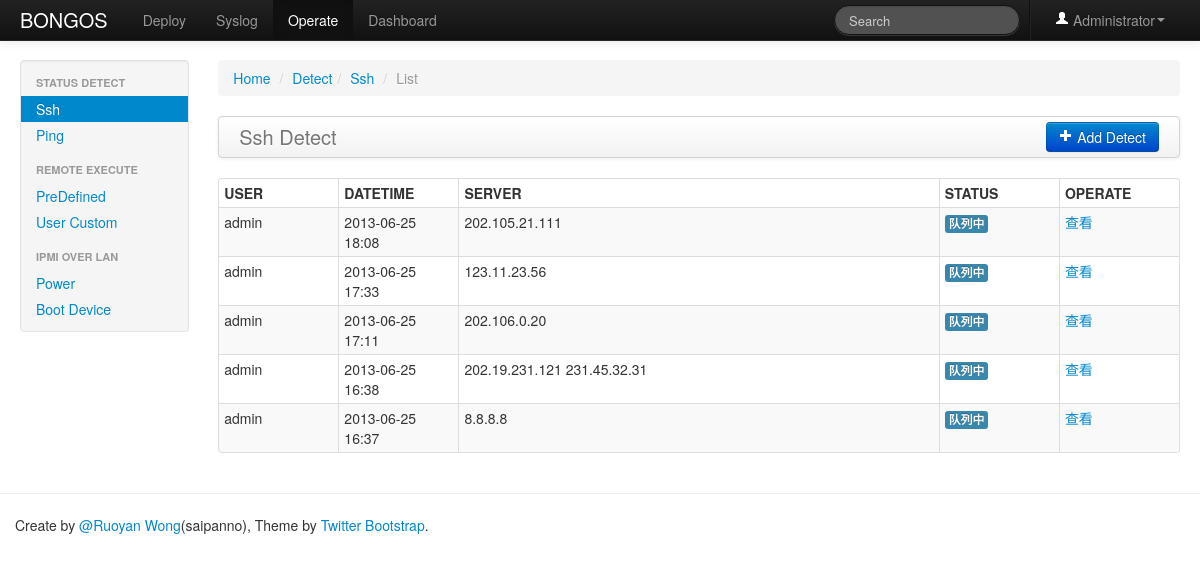
Screenshot of /operate/Ssh/list (signed in) with the database file from the repository.
### web/user/models.py (models this page shows, shortened)
class User(db.Model):
    __tablename__ = 'new_user_lists'
    id = db.Column(db.Integer, primary_key=True)
    email = db.Column(db.UnicodeText, unique=True)
    username = db.Column(db.UnicodeText)
    password = db.Column(db.UnicodeText)

### web/operate/models.py (models this page shows, shortened)
class OperateDb(db.Model):
    __tablename__ = app.config['OPERATE_LISTS']
    id = db.Column(db.Integer, primary_key=True)
    author = db.Column(db.UnicodeText, nullable=False)
    datetime = db.Column(db.String, nullable=False)
    operate_type = db.Column(db.Integer, nullable=False)
    server_list = db.Column(db.UnicodeText, nullable=False)
    template_script = db.Column(db.UnicodeText, nullable=False)
    template_vars = db.Column(db.UnicodeText, nullable=False)
    ssh_config = db.Column(db.Integer, nullable=False)
    status = db.Column(db.UnicodeText, nullable=False)
    result = db.Column(db.UnicodeText, nullable=False)

### web/operate/controlers.py (the view)
@operate.route('/operate/<operate_type>/list')
@login_required
def list_operate_ctrl(operate_type):
    executes = OperateDb.query.filter_by(operate_type=operate_type).order_by(desc(OperateDb.id)).all()
    return render_template('operate/list_operate.html', executes=executes, operate_type=operate_type)

### web/extensions.py (called while the page is built)
@login_manager.user_loader
def load_user(user_id):
    return User.query.get(user_id)

### web/templates/operate/list_operate.html (shortened to what this page needs)
{% extends "operate/operate_base.html" %}
{% import "macro.html" as ext %}
{% if operate_type == 'Ssh' %}
    {% set operate_title = 'Detect' %}
    {% set operate_create_url = url_for('operate.create_ssh_detect_ctrl') %}
{% elif operate_type == 'Ping' %}
    {% set operate_title = 'Detect' %}
    {% set operate_create_url = url_for('create_ping_detect_ctrl') %}
{% elif operate_type == 'Custom' %}
    {% set operate_title = 'Execute' %}
    {% set operate_create_url = url_for('create_custom_execute_ctrl') %}
{% elif operate_type == 'PreDefined' %}
    {% set operate_title = 'Execute' %}
    {% set operate_create_url = url_for('create_predefined_execute_ctrl') %}
{% endif %}
{% block active_operate_ssh %}{% if operate_type == 'Ssh' %}active{% endif %}{% endblock %}
{% block active_operate_ping %}{% if operate_type == 'Ping' %}active{% endif %}{% endblock %}
{% block active_operate_custom %}{% if operate_type == 'Custom' %}active{% endif %}{% endblock %}
{% block active_operate_predefined %}{% if operate_type == 'PreDefined' %}active{% endif %}{% endblock %}
{% block main %}
    <div class="span10">
        <ul class="breadcrumb">
            <li><a href="/">Home</a> <span class="divider">/</span></li>
            <li><a href="#">{{ operate_title }}</a><span class="divider">/</span></li>
            <li><a href="#">{{ operate_type }}</a> <span class="divider">/</span></li>
            <li class="active">List</li>
        </ul>
        <div class="navbar">
            <div class="navbar-inner">
                <a class="brand" href="#">{{ operate_type }} {{ operate_title }}</a>
                <div class="btn-group pull-right">
                    <a href="{{ operate_create_url }}" class="btn btn-primary"><i class="icon-plus icon-white"></i> Add {{ operate_title }}</a>
                </div>
            </div>
        </div>
        <table class="table table-hover table-bordered table-condensed table-striped">
            <thead>
            <tr>
                <th>USER</th>
                <th>DATETIME</th>
                <th>SERVER</th>
                <th>STATUS</th>
                <th>OPERATE</th>
            </tr>
            </thead>
            <tbody>
            {% for execute in executes %}
            <tr>
                <td style="width: 10%">{{ execute.author }}</td>
                <td style="width: 10%">{{ execute.datetime }}</td>
                <td style="width: 40%">{{ execute.server_list }}</td>
                <td style="width: 10%">{{ ext.get_operate_status(execute.status) }}</td>
                <td style="width: 10%"><a href="{{ url_for('operate.show_operate_ctrl', operate_id=execute.id)}}">查看</a></td>
            </tr>
            {% endfor %}
            </tbody>
        </table>
    </div>
{% endblock %}

### web/templates/macro.html (shortened to what this page needs)
{% macro get_operate_status(status)  -%}
    {% if status == '0' %}
        <span class="label label-info">队列中</span>
    {% elif status == '1' %}
        <span class="label label-success">已完成</span>
    {% elif status == '2' %}
        <span class="label label-important">内部错误</span>
    {% elif status == '5' %}
        <span class="label">执行中</span>
    {% else %}
        <span class="label label-important">异常结果</span>
    {% endif %}
{%- endmacro %}

### web/templates/index.html (shortened to what this page needs)
{% extends "header.html" %}
{% import "macro.html" as ext %}
{% block body %}
    <div class="navbar navbar-inverse navbar-fixed-top">
        <div class="navbar-inner">
            <div class="container-fluid">
                <a class="brand" href="{{ url_for('user.index_ctrl') }}">BONGOS</a>
                <ul class="nav">
                    <li class="{% block active_deploy %}{% endblock %}"><a href="#">Deploy</a></li>
                    <li class="{% block active_syslog %}{% endblock %}"><a href="#">Syslog</a></li>
                    <li class="{% block active_operate %}{% endblock %}"><a href="{{ url_for("operate.list_operate_ctrl", operate_type='Ssh') }}">Operate</a></li>
                    <li class="{% block active_dashboard %}{% endblock %}"><a href="{{ url_for("dashboard.list_user_ctrl") }}">Dashboard</a></li>
                </ul>
                <ul class="nav pull-right">
                    <li class="divider-vertical"></li>
                    <li class="dropdown"><a href="#" class="dropdown-toggle" data-toggle="dropdown"><i class="icon-user icon-white"></i> {{ current_user.username }}<b class="caret"></b></a>
                    </li>
                </ul>
                <form class="navbar-search pull-right" action="">
                    <input class="search-query span2" placeholder="Search" type="text">
                </form>
            </div>
        </div>
    </div>
    <div class="container-fluid">
        <div class="row-fluid">
            {% block sidebar %}
            {% endblock %}
            {% block main %}{% endblock %}
        </div>
    </div>
{% endblock %}

### web/templates/index.html (style rules this page uses)
body { padding-top: 60px; padding-bottom: 40px; }

### rows the page displays
User: username "Administrator"
OperateDb: author "admin", datetime "2013-06-25 18:08", server_list "202.105.21.111"
OperateDb: author "admin", datetime "2013-06-25 17:33", server_list "123.11.23.56"
OperateDb: author "admin", datetime "2013-06-25 17:11", server_list "202.106.0.20"
OperateDb: author "admin", datetime "2013-06-25 16:38", server_list "202.19.231.121 231.45.32.31"
OperateDb: author "admin", datetime "2013-06-25 16:37", server_list "8.8.8.8"

### other values shown
{{ operate_title }} "Detect"
{{ operate_type }} "Ssh"
